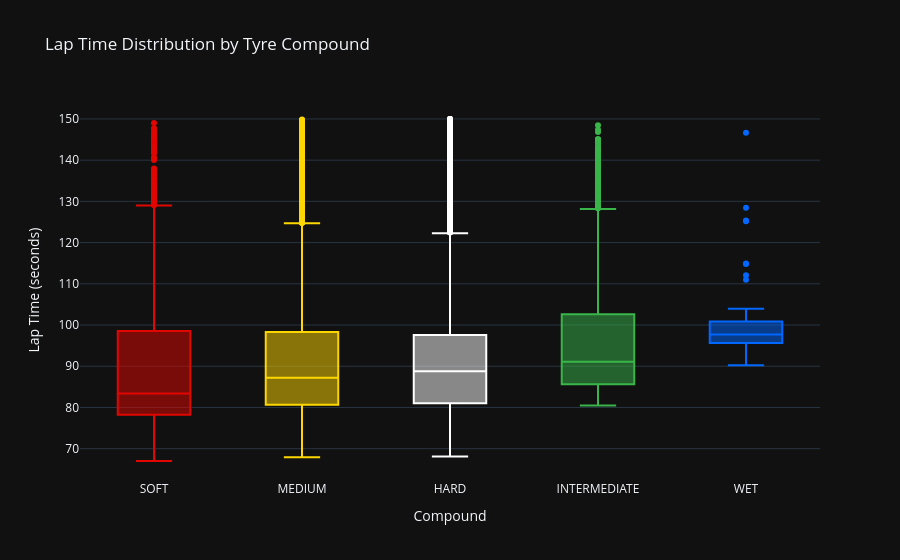

The notebook cell this image was saved under:
### Code cell
compound_order = ["SOFT", "MEDIUM", "HARD", "INTERMEDIATE", "WET"]
compounds_present = [c for c in compound_order if c in df_clean["Compound"].unique()]

fig = px.box(
    df_clean[df_clean["Compound"].isin(compounds_present)],
    x="Compound",
    y="LapTimeSeconds",
    color="Compound",
    category_orders={"Compound": compounds_present},
    title="Lap Time Distribution by Tyre Compound",
    labels={"LapTimeSeconds": "Lap Time (seconds)"},
    color_discrete_map={
        "SOFT": "#e10600",
        "MEDIUM": "#ffd700",
        "HARD": "#ffffff",
        "INTERMEDIATE": "#39b54a",
        "WET": "#0067ff"
    }
)

fig.update_layout(template="plotly_dark", showlegend=False)
fig.show()

### Figure 1 — Plotly figure (JSON) as saved in the notebook; plotly's stock layout.template omitted (floating-point values rounded to 4 significant figures; data arrays with more than 128 entries replaced by an {"elided": "..."} marker saying what was removed)
{"data": [{"alignmentgroup": "True", "hovertemplate": "Compound=%{x}<br>Lap Time (seconds)=%{y}<extra></extra>", "legendgroup": "SOFT", "marker": {"color": "#e10600"}, "name": "SOFT", "notched": false, "offsetgroup": "SOFT", "orientation": "v", "showlegend": true, "type": "box", "x": {"elided": "7507 str values"}, "x0": " ", "xaxis": "x", "y": {"elided": "7507 float values"}, "y0": " ", "yaxis": "y"}, {"alignmentgroup": "True", "hovertemplate": "Compound=%{x}<br>Lap Time (seconds)=%{y}<extra></extra>", "legendgroup": "MEDIUM", "marker": {"color": "#ffd700"}, "name": "MEDIUM", "notched": false, "offsetgroup": "MEDIUM", "orientation": "v", "showlegend": true, "type": "box", "x": {"elided": "24919 str values"}, "x0": " ", "xaxis": "x", "y": {"elided": "24919 float values"}, "y0": " ", "yaxis": "y"}, {"alignmentgroup": "True", "hovertemplate": "Compound=%{x}<br>Lap Time (seconds)=%{y}<extra></extra>", "legendgroup": "HARD", "marker": {"color": "#ffffff"}, "name": "HARD", "notched": false, "offsetgroup": "HARD", "orientation": "v", "showlegend": true, "type": "box", "x": {"elided": "34040 str values"}, "x0": " ", "xaxis": "x", "y": {"elided": "34040 float values"}, "y0": " ", "yaxis": "y"}, {"alignmentgroup": "True", "hovertemplate": "Compound=%{x}<br>Lap Time (seconds)=%{y}<extra></extra>", "legendgroup": "INTERMEDIATE", "marker": {"color": "#39b54a"}, "name": "INTERMEDIATE", "notched": false, "offsetgroup": "INTERMEDIATE", "orientation": "v", "showlegend": true, "type": "box", "x": {"elided": "3815 str values"}, "x0": " ", "xaxis": "x", "y": {"elided": "3815 float values"}, "y0": " ", "yaxis": "y"}, {"alignmentgroup": "True", "hovertemplate": "Compound=%{x}<br>Lap Time (seconds)=%{y}<extra></extra>", "legendgroup": "WET", "marker": {"color": "#0067ff"}, "name": "WET", "notched": false, "offsetgroup": "WET", "orientation": "v", "showlegend": true, "type": "box", "x": ["WET", "WET", "WET", "WET", "WET", "WET", "WET", "WET", "WET", "WET", "WET", "WET", "WET", "WET", "WET", "WET", "WET", "WET", "WET", "WET", "WET", "WET", "WET", "WET", "WET", "WET", "WET", "WET", "WET", "WET", "WET", "WET", "WET", "WET", "WET", "WET", "WET", "WET", "WET", "WET", "WET", "WET", "WET", "WET", "WET", "WET", "WET", "WET", "WET", "WET", "WET", "WET", "WET", "WET", "WET", "WET", "WET", "WET", "WET", "WET", "WET", "WET", "WET"], "x0": " ", "xaxis": "x", "y": [146.6, 100.6, 101.1, 103.8, 101.2, 99.56, 100.6, 99.63, 98.29, 101.2, 99.41, 97.97, 99.79, 97.11, 97.63, 100.0, 97.67, 96.65, 100.0, 96.45, 96.3, 100.7, 95.96, 95.66, 97.78, 96.3, 96.66, 100.1, 95.71, 95.3, 103.9, 100.9, 99.41, 93.74, 101.9, 92.99, 93.11, 94.92, 94.15, 90.26, 96.79, 98.64, 96.13, 96.65, 93.99, 95.05, 94.53, 96.1, 94.67, 96.18, 96.16, 94.17, 94.27, 94.67, 94.67, 101.7, 114.8, 114.9, 128.5, 125.4, 125.2, 112.1, 111.0], "y0": " ", "yaxis": "y"}], "layout": {"boxmode": "overlay", "legend": {"title": {"text": "Compound"}, "tracegroupgap": 0}, "showlegend": false, "title": {"text": "Lap Time Distribution by Tyre Compound"}, "xaxis": {"anchor": "y", "categoryarray": ["SOFT", "MEDIUM", "HARD", "INTERMEDIATE", "WET"], "categoryorder": "array", "domain": [0, 1], "title": {"text": "Compound"}}, "yaxis": {"anchor": "x", "domain": [0, 1], "title": {"text": "Lap Time (seconds)"}}}}
